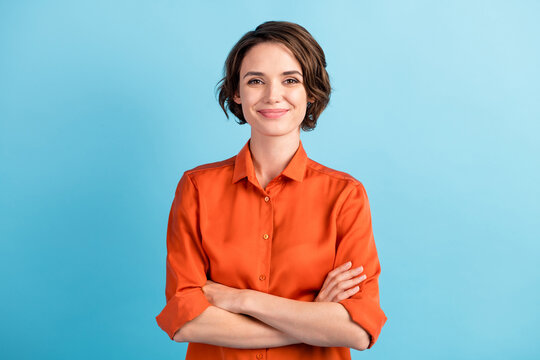
#> input picture edge_detection/img.jpg, 540 x 360 px
$ python combine_processing.py
#> lines starting #> are read from the running program, lines starting #| are printed output that depends on the picture; after the words box and inside, x2 and y2 are one past the last pixel; in counts of white or black regions, pixels touching at a corner belong together
import cv2

img = cv2.imread("img.jpg",0)
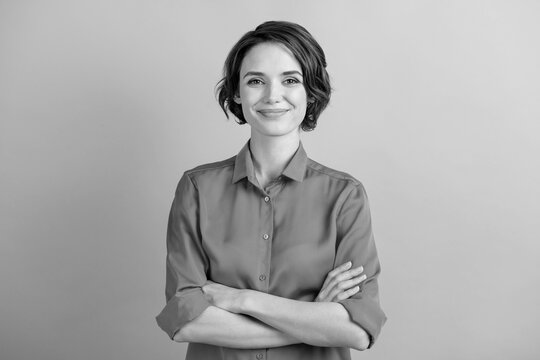
#> img: shape (360, 540); min 0, max 243, mean 170.8

# Blur to reduce noise
blur = cv2.GaussianBlur(img,(5,5),0)

# Otsu threshold
ret, thresh = cv2.threshold(
    blur,
    0,
    255,
    cv2.THRESH_BINARY + cv2.THRESH_OTSU
)
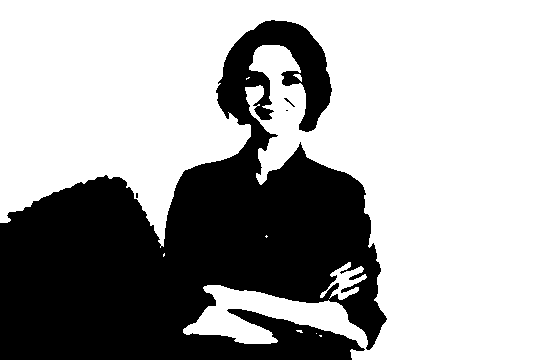
#> thresh: shape (360, 540); 65.1% white; 4 black regions (2 under 20 px), largest, box (x1, y1, x2, y2) and area: (0, 20, 387, 360) 67775, (284, 98, 295, 107) 22
#> ret = 160

# Canny edge detection
edges = cv2.Canny(thresh,100,200)
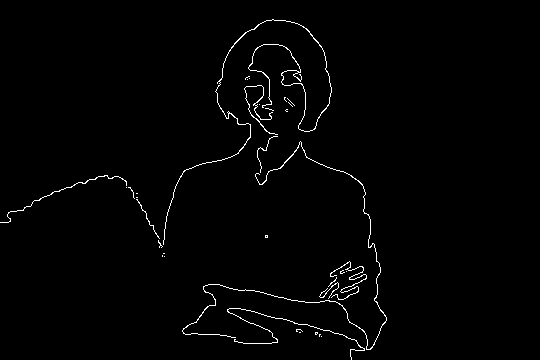
#> edges: shape (360, 540); 1.3% white in thin lines or dots, all inside (x1, y1, x2, y2) = (0, 19, 387, 360)

cv2.imshow("Original", img)
cv2.imshow("Blur", blur)
cv2.imshow("Threshold", thresh)
cv2.imshow("Edges", edges)

cv2.waitKey(0)
cv2.destroyAllWindows()
